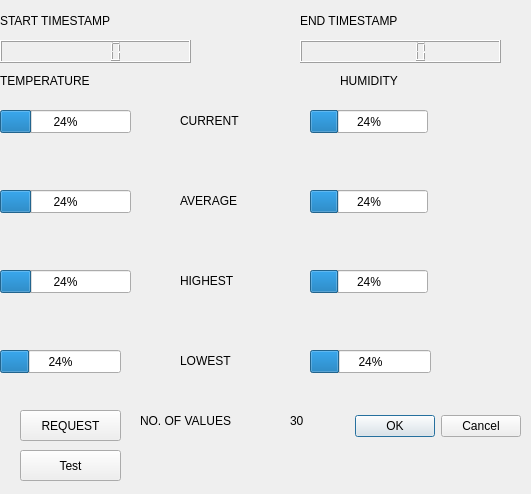
<?xml version="1.0" encoding="UTF-8"?>
<ui version="4.0">
 <class>Dialog</class>
 <widget class="QDialog" name="Dialog">
  <property name="geometry">
   <rect>
    <x>0</x>
    <y>0</y>
    <width>531</width>
    <height>494</height>
   </rect>
  </property>
  <property name="windowTitle">
   <string>Dialog</string>
  </property>
  <widget class="QDialogButtonBox" name="buttonBox">
   <property name="geometry">
    <rect>
     <x>180</x>
     <y>410</y>
     <width>341</width>
     <height>32</height>
    </rect>
   </property>
   <property name="orientation">
    <enum>Qt::Horizontal</enum>
   </property>
   <property name="standardButtons">
    <set>QDialogButtonBox::Cancel|QDialogButtonBox::Ok</set>
   </property>
  </widget>
  <widget class="QLCDNumber" name="lcdNumber">
   <property name="geometry">
    <rect>
     <x>0</x>
     <y>40</y>
     <width>191</width>
     <height>23</height>
    </rect>
   </property>
  </widget>
  <widget class="QLCDNumber" name="lcdNumber_2">
   <property name="geometry">
    <rect>
     <x>300</x>
     <y>40</y>
     <width>201</width>
     <height>23</height>
    </rect>
   </property>
  </widget>
  <widget class="QProgressBar" name="progressBar">
   <property name="geometry">
    <rect>
     <x>0</x>
     <y>110</y>
     <width>131</width>
     <height>23</height>
    </rect>
   </property>
   <property name="value">
    <number>24</number>
   </property>
  </widget>
  <widget class="QLabel" name="label">
   <property name="geometry">
    <rect>
     <x>0</x>
     <y>70</y>
     <width>121</width>
     <height>21</height>
    </rect>
   </property>
   <property name="text">
    <string>TEMPERATURE</string>
   </property>
  </widget>
  <widget class="QLabel" name="label_2">
   <property name="geometry">
    <rect>
     <x>340</x>
     <y>70</y>
     <width>101</width>
     <height>21</height>
    </rect>
   </property>
   <property name="text">
    <string>HUMIDITY</string>
   </property>
  </widget>
  <widget class="QProgressBar" name="progressBar_2">
   <property name="geometry">
    <rect>
     <x>0</x>
     <y>190</y>
     <width>131</width>
     <height>23</height>
    </rect>
   </property>
   <property name="value">
    <number>24</number>
   </property>
  </widget>
  <widget class="QProgressBar" name="progressBar_3">
   <property name="geometry">
    <rect>
     <x>310</x>
     <y>110</y>
     <width>118</width>
     <height>23</height>
    </rect>
   </property>
   <property name="value">
    <number>24</number>
   </property>
  </widget>
  <widget class="QProgressBar" name="progressBar_4">
   <property name="geometry">
    <rect>
     <x>310</x>
     <y>190</y>
     <width>118</width>
     <height>23</height>
    </rect>
   </property>
   <property name="value">
    <number>24</number>
   </property>
  </widget>
  <widget class="QProgressBar" name="progressBar_5">
   <property name="geometry">
    <rect>
     <x>0</x>
     <y>270</y>
     <width>131</width>
     <height>23</height>
    </rect>
   </property>
   <property name="value">
    <number>24</number>
   </property>
  </widget>
  <widget class="QProgressBar" name="progressBar_6">
   <property name="geometry">
    <rect>
     <x>310</x>
     <y>270</y>
     <width>118</width>
     <height>23</height>
    </rect>
   </property>
   <property name="value">
    <number>24</number>
   </property>
  </widget>
  <widget class="QProgressBar" name="progressBar_7">
   <property name="geometry">
    <rect>
     <x>0</x>
     <y>350</y>
     <width>121</width>
     <height>23</height>
    </rect>
   </property>
   <property name="value">
    <number>24</number>
   </property>
  </widget>
  <widget class="QProgressBar" name="progressBar_8">
   <property name="geometry">
    <rect>
     <x>310</x>
     <y>350</y>
     <width>121</width>
     <height>23</height>
    </rect>
   </property>
   <property name="value">
    <number>24</number>
   </property>
  </widget>
  <widget class="QLabel" name="label_3">
   <property name="geometry">
    <rect>
     <x>180</x>
     <y>110</y>
     <width>81</width>
     <height>21</height>
    </rect>
   </property>
   <property name="text">
    <string>CURRENT</string>
   </property>
  </widget>
  <widget class="QLabel" name="label_4">
   <property name="geometry">
    <rect>
     <x>180</x>
     <y>190</y>
     <width>81</width>
     <height>21</height>
    </rect>
   </property>
   <property name="text">
    <string>AVERAGE</string>
   </property>
  </widget>
  <widget class="QLabel" name="label_5">
   <property name="geometry">
    <rect>
     <x>180</x>
     <y>270</y>
     <width>67</width>
     <height>21</height>
    </rect>
   </property>
   <property name="text">
    <string>HIGHEST</string>
   </property>
  </widget>
  <widget class="QLabel" name="label_6">
   <property name="geometry">
    <rect>
     <x>180</x>
     <y>350</y>
     <width>67</width>
     <height>21</height>
    </rect>
   </property>
   <property name="text">
    <string>LOWEST</string>
   </property>
  </widget>
  <widget class="QPushButton" name="pushButton">
   <property name="geometry">
    <rect>
     <x>20</x>
     <y>410</y>
     <width>101</width>
     <height>31</height>
    </rect>
   </property>
   <property name="text">
    <string>REQUEST</string>
   </property>
  </widget>
  <widget class="QLabel" name="label_7">
   <property name="geometry">
    <rect>
     <x>0</x>
     <y>10</y>
     <width>191</width>
     <height>21</height>
    </rect>
   </property>
   <property name="text">
    <string>START TIMESTAMP</string>
   </property>
  </widget>
  <widget class="QLabel" name="label_8">
   <property name="geometry">
    <rect>
     <x>300</x>
     <y>10</y>
     <width>181</width>
     <height>21</height>
    </rect>
   </property>
   <property name="text">
    <string>END TIMESTAMP</string>
   </property>
  </widget>
  <widget class="QLabel" name="label_9">
   <property name="geometry">
    <rect>
     <x>290</x>
     <y>410</y>
     <width>67</width>
     <height>21</height>
    </rect>
   </property>
   <property name="text">
    <string>30</string>
   </property>
  </widget>
  <widget class="QLabel" name="label_10">
   <property name="geometry">
    <rect>
     <x>140</x>
     <y>410</y>
     <width>131</width>
     <height>21</height>
    </rect>
   </property>
   <property name="text">
    <string>NO. OF VALUES</string>
   </property>
  </widget>
  <widget class="QPushButton" name="pushButton_2">
   <property name="geometry">
    <rect>
     <x>20</x>
     <y>450</y>
     <width>101</width>
     <height>31</height>
    </rect>
   </property>
   <property name="text">
    <string>Test</string>
   </property>
  </widget>
 </widget>
 <resources/>
 <connections>
  <connection>
   <sender>buttonBox</sender>
   <signal>accepted()</signal>
   <receiver>Dialog</receiver>
   <slot>accept()</slot>
   <hints>
    <hint type="sourcelabel">
     <x>248</x>
     <y>254</y>
    </hint>
    <hint type="destinationlabel">
     <x>157</x>
     <y>274</y>
    </hint>
   </hints>
  </connection>
  <connection>
   <sender>buttonBox</sender>
   <signal>rejected()</signal>
   <receiver>Dialog</receiver>
   <slot>reject()</slot>
   <hints>
    <hint type="sourcelabel">
     <x>316</x>
     <y>260</y>
    </hint>
    <hint type="destinationlabel">
     <x>286</x>
     <y>274</y>
    </hint>
   </hints>
  </connection>
 </connections>
</ui>
